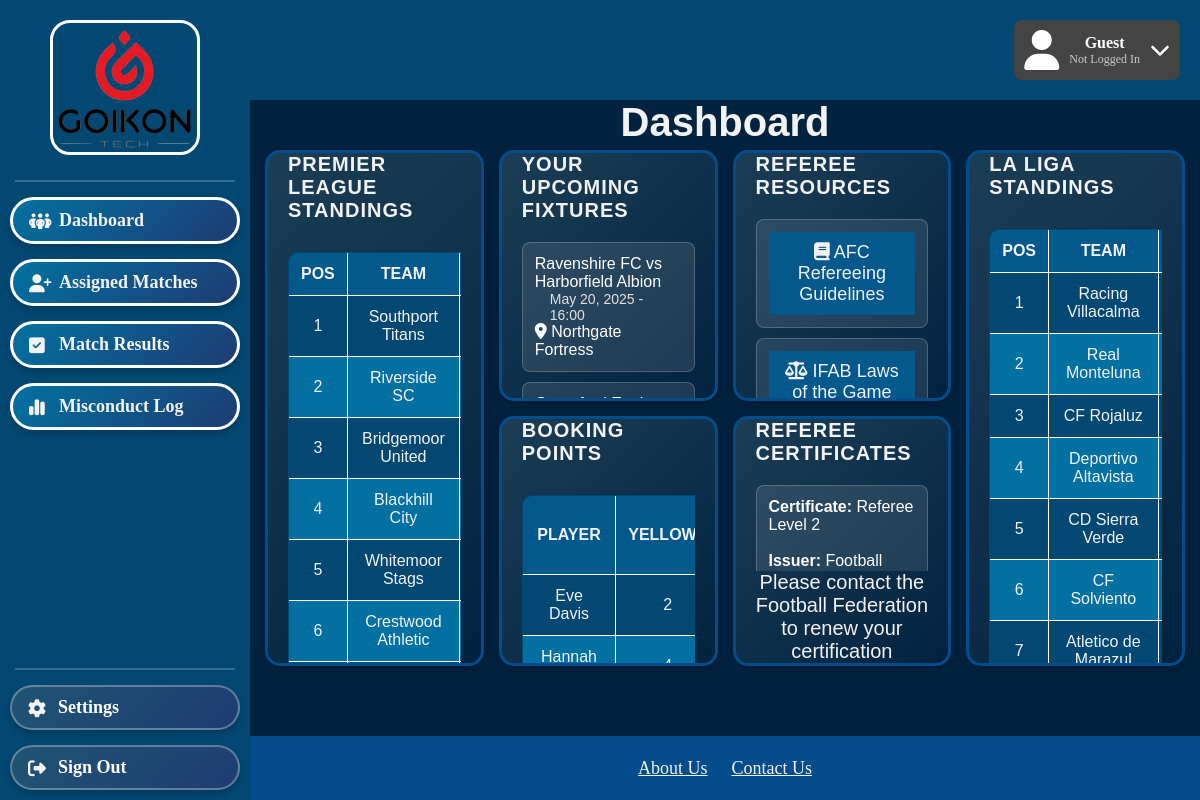
/Main/refereePages/refereeDashboard.php, run on the app's committed database.
### tables this page shows
CREATE TABLE Team (
    TeamID INTEGER PRIMARY KEY AUTOINCREMENT,
    LeagueID INTEGER NOT NULL,
    ManagerID INTEGER,
    FieldID INTEGER NOT NULL,
    TeamName VARCHAR(255) NOT NULL,
    FOREIGN KEY (LeagueID) REFERENCES League(LeagueID) ON DELETE CASCADE ON UPDATE CASCADE,
    FOREIGN KEY (ManagerID) REFERENCES TeamManager(ManagerID) ON DELETE CASCADE ON UPDATE CASCADE,
    FOREIGN KEY (FieldID) REFERENCES Field(FieldID) ON DELETE CASCADE ON UPDATE CASCADE
);

CREATE TABLE "League_Match" (
	"LeagueMatchID"	INTEGER,
	"LeagueID"	INTEGER NOT NULL,
	"HomeTeamID"	INTEGER NOT NULL,
	"AwayTeamID"	INTEGER NOT NULL,
	"MatchDate"	DATETIME NOT NULL,
	"FieldID"	INTEGER NOT NULL,
	"Status"	TEXT NOT NULL,
	"HomeGoals"	INTEGER NOT NULL DEFAULT 0,
	"AwayGoals"	INTEGER NOT NULL DEFAULT 0,
	PRIMARY KEY("LeagueMatchID" AUTOINCREMENT),
	FOREIGN KEY("AwayTeamID") REFERENCES "Team"("TeamID") ON DELETE CASCADE ON UPDATE CASCADE,
	FOREIGN KEY("FieldID") REFERENCES "Field"("FieldID") ON DELETE CASCADE ON UPDATE CASCADE,
	FOREIGN KEY("HomeTeamID") REFERENCES "Team"("TeamID") ON DELETE CASCADE ON UPDATE CASCADE,
	FOREIGN KEY("LeagueID") REFERENCES "League"("LeagueID") ON DELETE CASCADE ON UPDATE CASCADE
);

CREATE TABLE Field (
    FieldID INTEGER PRIMARY KEY AUTOINCREMENT,
    FieldOwnerID INT NOT NULL,
    Name VARCHAR(255) NOT NULL,
    PricePerHour INT NOT NULL,
    Location VARCHAR(255) NOT NULL,
    OpeningHours DATETIME,
    ClosingHours DATETIME,
    Capacity INT,
    FOREIGN KEY (FieldOwnerID) REFERENCES FieldOwner(FieldOwnerID) ON DELETE CASCADE ON UPDATE CASCADE
);

### Main/refereePages/refereeDashboard.php (the view, shortened to what this page needs)
<?php include_once __DIR__ . '/../Include/profile_header.php'; ?>
<!DOCTYPE html>
    <link rel="stylesheet" href="../styles.css">
    <div class="sidebar">
        <img src="../GoikonLogoFinal.png" alt="Goikon Logo" class = "goikon-logo">
        <div class="sidebar-separator"></div>
        <div class="sidebar-button">
            <a href="RefereeDashboard.php" class="stayOnPageLink">
                <i class="fa-solid fa-people-group"></i>Dashboard
            </a>
        </div>
        <div class="sidebar-button">
            <a href="AssignedMatches.php">
                <i class="fa-solid fa-user-plus"></i>Assigned Matches
            </a>
        </div>
        <div class="sidebar-button">
            <a href="MatchResults.php">
                <i class="fa-solid fa-square-check"></i>Match Results
            </a>
        </div>
        <div class="sidebar-button">
            <a href="MisconductLog.php">
                <i class="fa-solid fa-chart-simple"></i>Misconduct Log
            </a>
        </div>
        <div class="sidebar-toolbox-container">
            <div class="sidebar-separator"></div>
            <div class="sidebar-toolbox-button">
                <a href="../Homepages/SettingsPersonal.php">
                    <i class="fa-solid fa-gear"></i>Settings
                </a>
            </div>
            <div class="sidebar-toolbox-button">
                <a href="../Create Account and Login/Login.php">
                    <i class="fa-solid fa-right-from-bracket"></i></i>Sign Out
                </a>
            </div>
        </div>
    </div>
    <div class="footer">
        <a href="../Homepages/AboutUs.php">About Us</a>
        <a href="../Homepages/ContactUs.php">Contact Us</a>
    </div>
    <div class="main-content">
        <h1> Dashboard </h1>
        <div class="dashboard">
            <div class="card" id="referee-resources">
                <div class="team-list-header">
                    <h2>Referee Resources</h2>
                </div>
                <div class="scrollable-container">
                <ul class="team-list">
                    <li class="team-list-item">
                        <a href="https://assets.the-afc.com/migration/a/f/afc-refereeing-guidelines-2020-21" target="_blank">
                            <i class="fa-solid fa-book"></i> AFC Refereeing Guidelines
                        </a>
                    </li>
                    <li class="team-list-item">
                        <a href="https://downloads.theifab.com/downloads/laws-of-the-game-2024-25?l=en" target="_blank">
                            <i class="fa-solid fa-scale-balanced"></i> IFAB Laws of the Game
                        </a>
                    </li>
                </ul>
                </div>
            </div>
            <?php
                require_once __DIR__ . '/../Include/db.php';
                try {
                    $dbInstance = new Database();
                    $conn = $dbInstance->getConnection();
                } catch (Exception $e) {
                    die("Error: " . $e->getMessage());
                }
                $query = "
                    SELECT
                        c.Name,
                        c.Issuer,
                        c.Notes,
                        rc.ExpiryDate
                    FROM Referee_Certificate rc
                    JOIN Certificate c ON rc.CertificateID = c.CertificateID
                    WHERE rc.RefereeID = 3
                ";
            $result = $conn->query($query);
            ?>
            <div class="card" id="certificate">
                <div class="team-list-header">
                    <h2>Referee Certificates</h2>
                </div>
                <div class="scrollable-container">
                    <ul class="team-list">
                        <?php while ($row = $result->fetchArray(SQLITE3_ASSOC)): ?>
                            <li class="team-list-item">
                                <div class="team-list-item-text-container">
                                    <span><strong>Certificate:</strong> <?php echo htmlspecialchars($row['Name']); ?></span><br>
                                    <span><strong>Issuer:</strong> <?php echo htmlspecialchars($row['Issuer']); ?></span><br>
                                    <span><strong>Notes:</strong> <?php echo htmlspecialchars($row['Notes']); ?></span><br>
                                </div>
                            </li>
                        <?php endwhile; ?>
                    </ul>
                </div>
                <p>Please contact the Football Federation to renew your certification</p>
            </div>
                <?php
                require_once __DIR__ . '/../Include/db.php';
                try {
                    $dbInstance = new Database();
                    $conn = $dbInstance->getConnection();
                } catch (Exception $e) {
                    die("Error: " . $e->getMessage());
                }
                $query = "
                SELECT Team.TeamName, Premier_League_Standings.GamesPlayed, Premier_League_Standings.GoalDifference, Premier_League_Standings.Points
                FROM Premier_League_Standings
                JOIN Team ON Premier_League_Standings.TeamID = Team.TeamID
                ORDER BY Premier_League_Standings.Points DESC, Premier_League_Standings.GoalDifference DESC
                ";
                $result = $conn->query($query);
                $position = 1;
                ?>
                <div class="card" id="standings-prem">
                    <div class="team-list-header">
                        <h2>Premier League Standings</h2>
                    </div>
                    <div class="scrollable-container">
                    <table>
                        <thead>
                            <tr>
                                <th>Pos</th>
                                <th>Team</th>
                            </tr>
                        </thead>
                        <tbody>
                            <?php while ($row = $result->fetchArray(SQLITE3_ASSOC)) : ?>
                                <tr>
                                    <td><?= $position++ ?></td>
                                    <td><?= htmlspecialchars($row['TeamName']) ?></td>
                                </tr>
                            <?php endwhile; ?>
                        </tbody>
                    </table>
                    </div>
                </div>
                <?php
                require_once __DIR__ . '/../Include/db.php';
                try {
                    $dbInstance = new Database();
                    $conn = $dbInstance->getConnection();
                } catch (Exception $e) {
                    die("Error: " . $e->getMessage());
                }
                $query = "
                SELECT Team.TeamName, La_Liga_Standings.GamesPlayed, La_Liga_Standings.GoalDifference, La_Liga_Standings.Points
                FROM La_Liga_Standings
                JOIN Team ON La_Liga_Standings.TeamID = Team.TeamID
                ORDER BY La_Liga_Standings.Points DESC, La_Liga_Standings.GoalDifference DESC
                ";
                $result = $conn->query($query);
                $position = 1;
                ?>
                <div class="card" id="standings-la-liga">
                    <div class="team-list-header">
                        <h2>La Liga Standings</h2>
                    </div>
                    <div class="scrollable-container">
                    <table>
                        <thead>
                            <tr>
                                <th>Pos</th>
                                <th>Team</th>
                                <th>PL</th>
                            </tr>
                        </thead>
                        <tbody>
                            <?php while ($row = $result->fetchArray(SQLITE3_ASSOC)) : ?>
                                <tr>
                                    <td><?= $position++ ?></td>
                                    <td><?= htmlspecialchars($row['TeamName']) ?></td>
                                    <td><?= $row['GamesPlayed'] ?></td>
                                </tr>
                            <?php endwhile; ?>
                        </tbody>
                    </table>
                    </div>
                </div>
                <?php
                require_once __DIR__ . '/../Include/db.php';
                try {
                    $dbInstance = new Database();
                    $conn = $dbInstance->getConnection();
                } catch (Exception $e) {
                    die("Error: " . $e->getMessage());
                }
                $query = "
                SELECT
                    hm.TeamName AS HomeTeam,
                    am.TeamName AS AwayTeam,
                    lm.MatchDate,
                    f.Name AS Stadium
                FROM League_Match lm
                JOIN Team hm ON lm.HomeTeamID = hm.TeamID
                JOIN Team am ON lm.AwayTeamID = am.TeamID
                JOIN Field f ON hm.FieldID = f.FieldID
                WHERE lm.Status = 'Scheduled'
                ORDER BY lm.MatchDate ASC
            ";
            $result = $conn->query($query);
            ?>
            <div class="card" id="fixtures">
                <div class="team-list-header">
                    <h2>Your Upcoming Fixtures</h2>
                </div>
                <div class="scrollable-container">
                    <ul class="team-list">
                    <?php while ($row = $result->fetchArray(SQLITE3_ASSOC)): ?>
                        <li class="team-list-item">
                            <div class="team-list-item-text-container">
                                <span><?php echo htmlspecialchars($row['HomeTeam'] . " vs " . $row['AwayTeam']); ?></span>
                                <span class="match-date-time">
                                    <?php
                                        $datetime = date("F j, Y - H:i", strtotime($row['MatchDate']));
                                        echo htmlspecialchars($datetime);
                                    ?>
                                </span>
                                <span class="fixture-venue">
                                    <i class="fa-solid fa-location-dot"></i>
                                    <?php echo htmlspecialchars($row['Stadium']); ?>
                                </span>
                            </div>
                        </li>
                    <?php endwhile; ?>
                    </ul>
                </div>
            </div>
            <?php
                require_once __DIR__ . '/../Include/db.php';
                try {
                    $dbInstance = new Database();
                    $conn = $dbInstance->getConnection();
                } catch (Exception $e) {
                    die("Error: " . $e->getMessage());
                }
                $query = "
                    SELECT
                        User.Firstname,
                        User.Surname,
                        Player.YellowCards,
                        Player.RedCards
                    FROM Player
                    INNER JOIN User ON Player.UserID = User.UserID
                    ORDER BY (Player.RedCards * 25 + Player.YellowCards * 10) DESC
                ";
            $result = $conn->query($query);
            echo '<div class="card" id="booking-points">';
            echo '<div class="team-list-header"><h2>Booking Points</h2></div>';
            echo '<div class="scrollable-container">';
            echo '<table>';
            echo '<thead><tr>
                    <th>Player</th>
                    <th>Yellows</th>
                    <th>Reds</th>
                    <th>Total Booking Points</th>
                </tr></thead><tbody>';
            while ($row = $result->fetchArray(SQLITE3_ASSOC)) {
                $fullname = $row['Firstname'] . ' ' . $row['Surname'];
                $yellows = $row['YellowCards'];
                $reds = $row['RedCards'];
                $points = ($reds * 25) + ($yellows * 10);
                echo "<tr>
                        <td>{$fullname}</td>
                        <td>{$yellows}</td>
                        <td>{$reds}</td>
                        <td>{$points}</td>
                    </tr>";
            }
            echo '</tbody></table>';
            echo '</div></div>';
            ?>
        </div>
    </div>
</html>

### data on the page
team: TeamName "Southport Titans"
team: TeamName "Riverside SC"
team: TeamName "Bridgemoor United"
team: TeamName "Blackhill City"
team: TeamName "Whitemoor Stags"
team: TeamName "Crestwood Athletic"
team: TeamName "Racing Villacalma"
team: TeamName "Real Monteluna"
team: TeamName "CF Rojaluz"
team: TeamName "Deportivo Altavista"
team: TeamName "CD Sierra Verde"
team: TeamName "CF Solviento"
team: TeamName "Atletico de…"
league_match: AwayTeam "Ravenshire FC vs Harborfield Albion", MatchDate "May 20, 2025 - 16:00", field.Name "Northgate Fortress"

### other printed values
$userDisplay['name'] "Guest"
$userDisplay['role'] "Not Logged In"
$row['Name'] "Referee Level 2"
$row['Issuer'] "Football…"
$fullname "Eve Davis"
$yellows "2"
$fullname "Hannah…"
